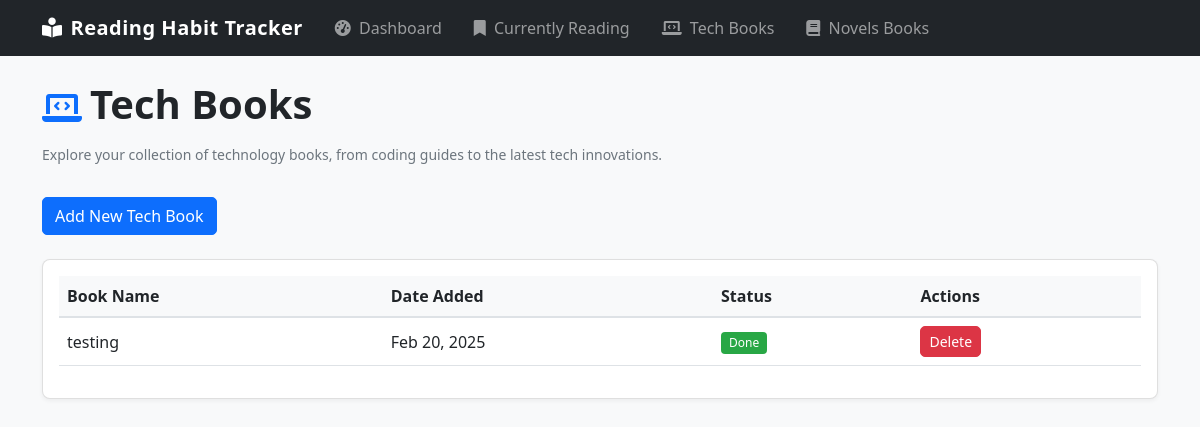
Page /tech/ on the earlier database version.
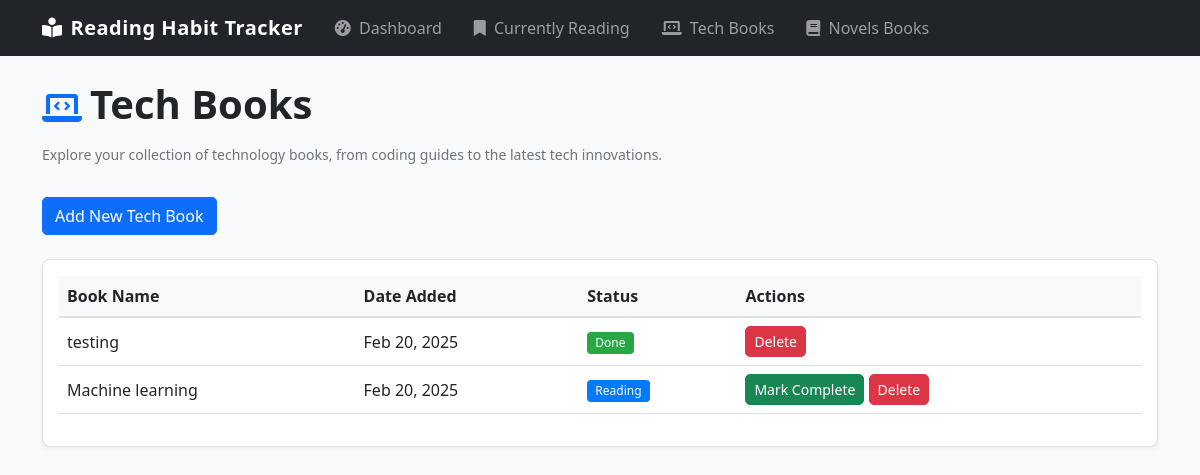
Same page on the later database version.
### tracker_app/models.py (models this page shows, shortened)
class Book(models.Model):
    CATEGORY_CHOICES = [
        ('TECH', 'Tech Book'),
        ('NOVEL', 'Novel'),
    ]
    STATUS_CHOICES = [
        ('READING', 'Reading'),
        ('DONE', 'Done'),
        ('NOT_STARTED', 'Not Started'),
    ]
    name = models.CharField(max_length=200)
    category = models.CharField(max_length=5, choices=CATEGORY_CHOICES)
    date_added = models.DateField(auto_now_add=True)
    status = models.CharField(max_length=11, choices=STATUS_CHOICES, default='NOT_STARTED')

### tracker_app/views.py (the view)
# urls.py: path('tech/', views.tech_books, name='tech_books'),
def tech_books(request):
    books = Book.objects.filter(category='TECH').order_by('-date_added')
    return render(request, 'tech_books.html', {'books': books})

### templates/tech_books.html (shortened to what this page needs)
{% extends 'base.html' %}
{% block content %}
<div class="row mb-4">
    <div class="col">
        <div class="d-flex align-items-center mb-2">
            <i class="fas fa-laptop-code fa-2x text-primary me-2"></i>
            <h1 class="fw-bold">Tech Books</h1>
        </div>
        <p class="text-muted">Explore your collection of technology books, from coding guides to the latest tech innovations.</p>
        <a href="{% url 'add_tech_book' %}" class="btn btn-primary mt-3">Add New Tech Book</a>
    </div>
</div>
<div class="row">
    <div class="col">
        <div class="card">
            <div class="card-body">
                <div class="table-responsive">
                    <table class="table">
                        <thead>
                            <tr>
                                <th>Book Name</th>
                                <th>Date Added</th>
                                <th>Status</th>
                                <th>Actions</th>
                            </tr>
                        </thead>
                        <tbody>
                            {% for book in books %}
                            <tr>
                                <td>{{ book.name }}</td>
                                <td>{{ book.date_added|date:"M d, Y" }}</td>
                                <td>
                                    <span class="badge
                                    {% if book.status == 'READING' %}bg-primary
                                    {% elif book.status == 'DONE' %}bg-success
                                    {% else %}bg-secondary{% endif %}">
                                        {{ book.get_status_display }}
                                    </span>
                                </td>
                                <td>
                                    {% if book.status == 'NOT_STARTED' %}
                                    <form method="post" action="{% url 'update_book_status' book.id %}" style="display: inline;">
                                        {% csrf_token %}
                                        <input type="hidden" name="status" value="READING">
                                        <button type="submit" class="btn btn-sm btn-primary">Start Reading</button>
                                    </form>
                                    {% elif book.status == 'READING' %}
                                    <form method="post" action="{% url 'update_book_status' book.id %}" style="display: inline;">
                                        <button type="submit" class="btn btn-sm btn-success">Mark Complete</button>
                                    </form>
                                    {% endif %}
                                    <form method="post" action="{% url 'delete_book' book.id %}" style="display: inline;">
                                        <button type="submit" class="btn btn-sm btn-danger" onclick="return confirm('Are you sure you want to delete this book?');">Delete</button>
                                    </form>
                                </td>
                            </tr>
                            {% empty %}
                            <tr>
                                <td colspan="4" class="text-center">No tech books yet. <a href="{% url 'add_tech_book' %}">Add one?</a></td>
                            </tr>
                            {% endfor %}
                        </tbody>
                    </table>
                </div>
            </div>
        </div>
    </div>
</div>
{% endblock %}

Differences in the rows shown:
added Book: name "Machine learning", date_added "Feb 20, 2025", status "Reading", shows "Mark Complete"
